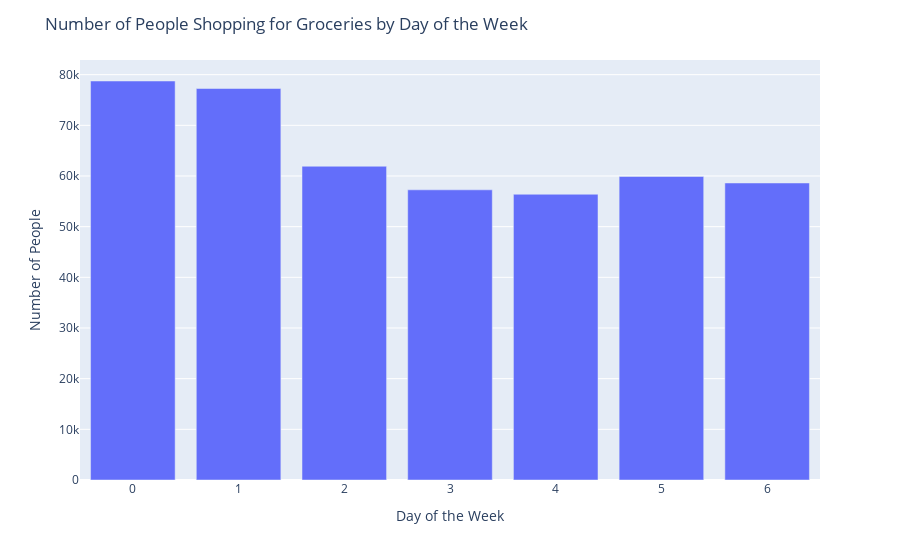

Here is the notebook cell this chart was saved with:
### Markdown cell above
<h1>[A]3.</h1>

> Create a plot that shows what day of the week people shop for groceries.

### Code cell
import pandas as pd
import plotly_express as px

# Group the data by 'order_placed_day_of_week' and count the number of people for each day
daily_order_counts = df_instacart_orders['order_placed_day_of_week'].value_counts().reset_index()
daily_order_counts.columns = ['Day of the Week', 'Number of People']

# Create a bar plot using Plotly Express
fig = px.bar(daily_order_counts, 
             x='Day of the Week', 
             y='Number of People')
fig.update_layout(
             title='Number of People Shopping for Groceries by Day of the Week',
             xaxis_title= 'Day of the Week', 
             yaxis_title='Number of People')

fig.show()

### Figure 1 — Plotly figure (JSON) as saved in the notebook; plotly's stock layout.template omitted (floating-point values rounded to 4 significant figures)
{"data": [{"alignmentgroup": "True", "hovertemplate": "Day of the Week=%{x}<br>Number of People=%{y}<extra></extra>", "legendgroup": "", "marker": {"color": "#636efa", "pattern": {"shape": ""}}, "name": "", "offsetgroup": "", "orientation": "v", "showlegend": false, "textposition": "auto", "type": "bar", "x": [0, 1, 2, 5, 6, 3, 4], "xaxis": "x", "y": [78749, 77269, 61925, 59907, 58619, 57271, 56395], "yaxis": "y"}], "layout": {"barmode": "relative", "legend": {"tracegroupgap": 0}, "margin": {"t": 60}, "title": {"text": "Number of People Shopping for Groceries by Day of the Week"}, "xaxis": {"anchor": "y", "domain": [0, 1], "title": {"text": "Day of the Week"}}, "yaxis": {"anchor": "x", "domain": [0, 1], "title": {"text": "Number of People"}}}}
